Frame 1 (no input): blank canvas, image omitted
Frame 60 (no input): blank canvas, image omitted
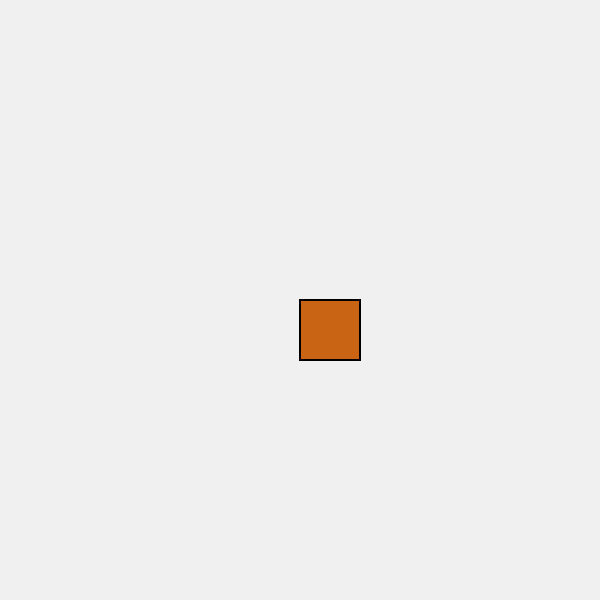
Frame 120 (the mouse pressed at the canvas centre since frame 60)

The p5.js sketch whose frames 1 and 60 were blank and that drew this single picture after the mouse press (run headless with seeded random() and noise() and a simulated clock; from frame 60 on, the mouse is pressed at the canvas centre):

// p5.js sketch
// ── sketch.js
let count = 1;
function setup() {
  createCanvas(600, 600);
background(240);

}

function draw() {  
 
}

  function mousePressed(){
    stamp(mouseX,mouseY);
  }
    
function stamp(x, y) {
if (count % 3 ==0){
  strokeWeight(2)
  fill(100,30, 120)
    ellipse(x,y,100,100)

} else {
  strokeWeight(2)
  fill(200, 100, 20) 
  rect(x,y,60,60)

}
  count++; 
  if(count == 1000){ 
  clear();
  redraw;
  count = 1;} 
}
